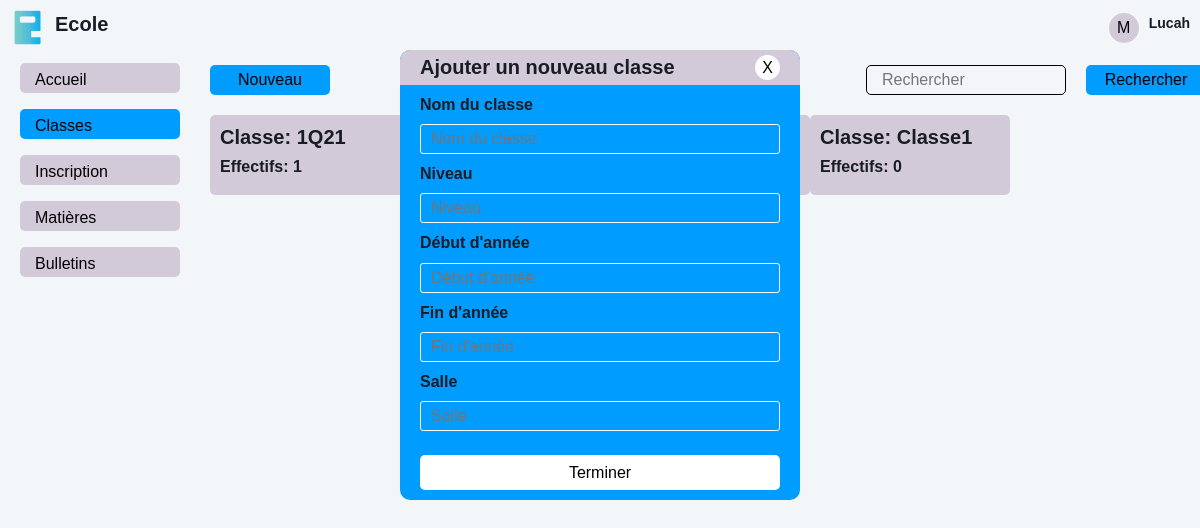
The page /classes/add.php (signed in) on the database its author committed.
### tables this page shows
CREATE TABLE `classes` (
  `classe_id` int(10) NOT NULL AUTO_INCREMENT,
  `nom_classe` varchar(100) NOT NULL,
  `niveau` varchar(50) DEFAULT NULL,
  `annee_debut` year(4) DEFAULT NULL,
  `annee_fin` year(4) DEFAULT NULL,
  `salle` varchar(50) DEFAULT NULL,
  PRIMARY KEY (`classe_id`)
);

CREATE TABLE `eleves` (
  `eleve_id` int(10) NOT NULL AUTO_INCREMENT,
  `numero` int(10) DEFAULT NULL,
  `nom_eleve` varchar(100) DEFAULT NULL,
  `prenom_eleve` varchar(100) DEFAULT NULL,
  `sexe_eleve` varchar(50) DEFAULT NULL,
  `date_naissance` date DEFAULT NULL,
  `lieu_naissance` varchar(50) DEFAULT NULL,
  `status` varchar(50) DEFAULT NULL,
  `adresse` varchar(50) DEFAULT NULL,
  `tel_eleve` varchar(50) DEFAULT NULL,
  `etablissement_orign` varchar(50) DEFAULT NULL,
  `annee_scolaire` varchar(50) DEFAULT NULL,
  `date_inscrit` date DEFAULT NULL,
  `nom_pere` varchar(100) DEFAULT NULL,
  `profession_pere` varchar(50) DEFAULT NULL,
  `tel_pere` varchar(50) DEFAULT NULL,
  `nom_mere` varchar(100) DEFAULT NULL,
  `profession_mere` varchar(50) DEFAULT NULL,
  `tel_mere` varchar(50) DEFAULT NULL,
  `nom_tuteur` varchar(100) DEFAULT NULL,
  `profession_tuteur` varchar(50) DEFAULT NULL,
  `tel_tuteur` varchar(50) DEFAULT NULL,
  `classe_id` int(10) DEFAULT NULL,
  PRIMARY KEY (`eleve_id`),
  KEY `classe_id` (`classe_id`)
);

### classes/add.php (the view, shortened to what this page needs)
<?php
    require "../back/database.php";
    $sql = "SELECT classe_id, nom_classe FROM classes";
    $stmt_classes = $pdo->query($sql);
    $classes = $stmt_classes->fetchAll();
?>
<!DOCTYPE html>
<html lang="en">
<head>
    <link href="../assets/css/bootstrap.min.css" rel="stylesheet">
    <link href="../assets/css/style.css" rel="stylesheet">
</head>
<body>
    <div class="modal-add">
        <form action="../back/classes/addClasse.php" class="add-content" method="POST" style="height: 450px;">
            <div class="tp-add">
                <div class="ttl">
                    <h1>Ajouter un nouveau classe</h1>
                </div>
                <div class="close">
                    <a href="./index.php">X</a>
                </div>
            </div>
            <div class="bd-add">
                <div class="form-group">
                    <div class="label">
                        <h4>Nom du classe</h4>
                    </div>
                    <div class="input">
                        <input type="text" name="nom_classe" placeholder="Nom du classe" required>
                    </div>
                </div>
                <div class="form-group">
                    <div class="label">
                        <h4>Niveau</h4>
                    </div>
                    <div class="input">
                        <input type="text" name="niveau" placeholder="Niveau" required>
                    </div>
                </div>
                <div class="form-group">
                    <div class="label">
                        <h4>Début d'année</h4>
                    </div>
                    <div class="input">
                        <input type="number" name="annee_debut" placeholder="Début d'année" required>
                    </div>
                </div>
                <div class="form-group">
                    <div class="label">
                        <h4>Fin d'année</h4>
                    </div>
                    <div class="input">
                        <input type="number"  name="annee_fin" placeholder="Fin d'année" required>
                    </div>
                </div>
                <div class="form-group">
                    <div class="label">
                        <h4>Salle</h4>
                    </div>
                    <div class="input">
                        <input type="number" name="salle" placeholder="Salle" required>
                    </div>
                </div>
                <div class="form-submit">
                    <button type="submit" name="enregistrer">Terminer</button>
                </div>
            </div>
        </form>
    </div>
    <nav class="navbar navbar-expand sticky-top" style="display: flex; justify-content: space-between; margin: 0; padding: 10px">
            <a  href="./home.php" class="text-primary" style="display: flex; gap: 10px; align-items: center">
                <img src="../assets/img/logo-ecole.png" alt="logo" style="width: 35px">
                <h3 style="font-size: 20px">Ecole</h3>
            </a>
            <div class="menu">
            <button class="btn-menu" id="menu">
                M
            </button>
            <div class="menu-name">
                <h4><?= $_SESSION['username'] ?></h4>
            </div>
            </div>
    </nav>
    <div class="container-xxl position-relative d-flex p-0" style="margin-top: 100px;">
    <div class="sidebar" style="width: 200px; padding: 0 20px;">
        <nav class="navbar bg-light">
            <div class="navbar-nav w-100" style="margin-top: 25px">
                <ul>
                    <li><a href="../../home.html" class="nav-link">Accueil</a></li>
                    <li><a href="./" class="nav-link active">Classes</a></li>
                    <li><a href="./pages/classes/index.html" class="nav-link">Inscription</a></li>
                    <li><a href="index.php" class="nav-link">Matières</a></li>
                    <li><a href="index.php" class="nav-link">Bulletins</a></li>
                </ul>
            </div>
        </nav>
    </div>
    <div class="col-right">
            <div class="tp">
                <div class="add">
                    <a href="./add.php" class="btn-add">Nouveau</a>
                </div>
                <div class="search">
                    <form action="">
                        <input type="text" placeholder="Rechercher">
                        <button type="submit">Rechercher</button>
                    </form>
                </div>
            </div>
            <div class="bd">
                <div class="carousel-item" style="display: block;">
                    <div class="d-block w-100">
                        <div class="items">
                            <?php if (count($classes) > 0):  ?>
                                <?php  foreach ( $classes as $classe ):
                                    $sql_eleves = "SELECT COUNT(eleve_id), eleve_id AS nombre_eleves FROM eleves WHERE classe_id = ?";
                                    $stmt_eleves = $pdo->prepare($sql_eleves);
                                    $stmt_eleves->execute([$classe['classe_id']]);
                                    $eleves = $stmt_eleves->fetchAll();
                                ?>
                                    <a href="./eleves.php?id=<?php echo $classe['classe_id'] ?>">
                                        <div class="card">
                                            <div class="card-body">
                                                <div class="card-title">
                                                    <h3>Classe: <?= $classe['nom_classe'] ?></h3>
                                                    <?php  foreach ( $eleves as $eleve ): ?>
                                                        <?php if ( $eleve['nombre_eleves'] > 0):  ?>
                                                            <h4>Effectifs: <?= $eleve['nombre_eleves'] ?></h4>
                                                            <?php else: ?>
                                                            <h4>Effectifs: 0</h4>
                                                        <?php endif; ?>
                                                    <?php  endforeach; ?>
                                                </div>
                                            </div>
                                        </div>
                                    </a>
                                <?php  endforeach; ?>
                            <?php else: ?>
                                <h5>Aucun classe trouvé</h5>
                            <?php endif; ?>
                        </div>
                    </div>
                </div>
            </div>
        </div>
</body>
</html>

### assets/css/style.css (style rules this page uses)
:root { --primary: #009CFF; --light: #F3F6F9; --dark: #191C24; }
.modal-add { position: absolute; width: 100%; display: flex; justify-content: center; z-index: 9; }
.modal-add .add-content { opacity: 0; position: relative; top: 50px; width: 400px; height: auto; min-height: 200px; background: #009CFF; border-radius: 10px; overflow: hidden; transition: 1s ease-in-out; }
.modal-add .add-content .tp-add { display: flex; justify-content: space-between; width: 100%; height: 35px; background: #d3cad9; padding: 5px 20px; }
.modal-add .add-content .tp-add .ttl h1 { font-size: 20px; }
.modal-add .add-content .tp-add .close { width: 25px; }
.modal-add .add-content .tp-add .close a { width: 100%; height: 25px; background: #fff; color: #000; border-radius: 50%; display: flex; justify-content: center; align-items: center; text-decoration: none; }
.modal-add .add-content .bd-add { padding: 10px 20px; }
.modal-add .add-content .bd-add .form-group { margin-bottom: 10px; }
.modal-add .add-content .bd-add .form-group .label h4 { font-size: 16px; }
.modal-add .add-content .bd-add .form-group .input { margin-top: 10px; }
.modal-add .add-content .bd-add .form-group .input input, .modal-add .add-content .bd-add .form-group .select select { width: 100%; height: 30px; background: none; border: 1px solid #fff; padding: 5px 10px; color: #fff; outline: none; border-radius: 3px; }
.modal-add .add-content .bd-add .form-submit { position: absolute; width: 90%; bottom: 0; margin-bottom: 10px; }
.modal-add .add-content .bd-add .form-submit button { width: 100%; height: 35px; background: #fff; border: 0; border-radius: 5px; transition: .5s ease-in-out; }
.tp a.btn-add { display: flex; justify-content: center; align-items: center; width: 120px; height: 30px; background: #009CFF; border: none; border-radius: 5px; color: #000; text-decoration: none; }
.sidebar { position: fixed; top: 30px; left: 0; bottom: 0; width: 200px; height: 100vh; overflow-y: auto; transition: 0.5s; z-index: 999; padding: 0 20px; }
@media (min-width: 992px) { .sidebar { margin-left: 0; } }
.navbar.navbar-expand .menu { display: flex; align-items: center; gap: 10px; }
.navbar.navbar-expand .menu button.btn-menu { width: 30px; height: 30px; background: #d3cad9; border: 0; border-radius: 50%; }
.navbar.navbar-expand .menu .menu-name { height: 25px; display: flex; }
.navbar.navbar-expand .menu .menu-name h4 { font-size: 14px; }
.sidebar .navbar-nav ul { list-style: none; padding-left: 0; }
.sidebar .navbar-nav .nav-link { height: 30px; padding: 5px 15px; color: #000; font-weight: 500; outline: none; background: #d3cad9; margin-bottom: 1rem; border-radius: 5px; }
.sidebar .navbar-nav .nav-link:hover, .sidebar .navbar-nav .nav-link.active { background: #009CFF; }
.col-right { position: relative; width: 83%; top: -90px; left: 210px; }
.tp { display: flex; justify-content: space-between; }
.tp .search form { display: flex; gap: 20px; }
.tp .search form input { width: 200px; height: 30px; background: none; border: 1px solid #000; padding: 5px 15px; border-radius: 5px; outline: none; }
.tp .search form button { width: 120px; height: 30px; background: #009CFF; border-radius: 5px; border: 0; }
.bd { margin-top: 20px; }
.bd .items { display: grid; grid-template-columns: repeat(5, 1fr); }
.bd .items .card { width: 200px; height: 80px; background: #d3cad9; padding: 10px; border-radius: 5px; transition: .5s ease-in-out; margin-bottom: 10px; z-index: 5; border: 0; }
.bd .items .card .card-body { padding: 0; }
.bd .items .card h3 { font-size: 20px; }
.bd .items .card h4 { font-size: 16px; }
.carousel-item { transition: 1s ease-in-out; }

### rows shown on the page
classes: nom_classe "1Q21"
eleves: eleve_id "1"
classes: nom_classe "Classe1"

### other values the page prints
$_SESSION['username'] "Lucah"
